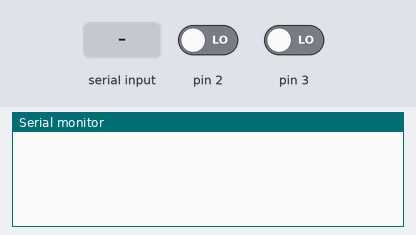
A sketch run on a simulated Arduino Uno, built with avr-gcc and run on an emulated ATmega328P. On the bench: the last lines printed to the serial monitor. The test bench sets the inputs (shaded band); at power-on: pin 2 LOW, pin 3 LOW.

Above: at 1.2 s.
1.3 s: pin 2 driven HIGH
At 1.7 s:
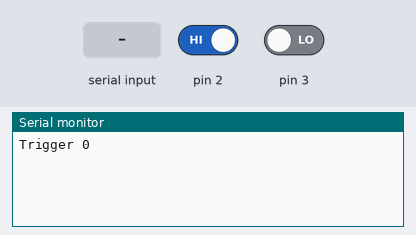
2.8 s: "getanalog\n" received over Serial
At 4.0 s:
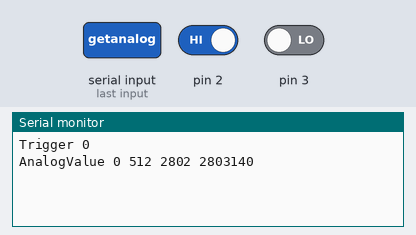
4.3 s: "gettimestamp\n" received over Serial
At 5.4 s:
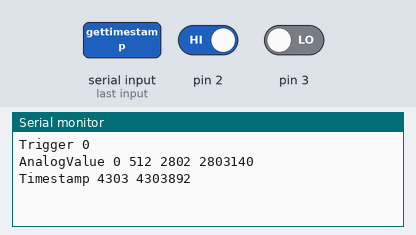

The sketch:

ArduinoKofiko.ino
```cpp
/* Kofiko Arduino Communication Interface */
/* Shay Ohayon, Caltech 2012 */

void setFastAnalog() {
// defines for setting and clearing register bits
#ifndef cbi
#define cbi(sfr, bit) (_SFR_BYTE(sfr) &= ~_BV(bit))
#endif
#ifndef sbi
#define sbi(sfr, bit) (_SFR_BYTE(sfr) |= _BV(bit))
#endif

/* set prescale to 16
sbi(ADCSRA,ADPS2) ;
cbi(ADCSRA,ADPS1) ;
cbi(ADCSRA,ADPS0) ;
*/
}

int InterruptTrigger0=0, InterruptTrigger1=0;
void Trigger0() {
  InterruptTrigger0 = 1;
}
void Trigger1() {
  InterruptTrigger1 = 1;
}

int PortSetOnOutputMode[13];

class analogsampler {
  public:
    analogsampler() { LastTS = 0;Active = 0;}
    void setChannel(int ch) { Channel = ch;};
    void start(double freq);
    void RunMachine();
    private:
    int Active;
    int Channel;
    double Freq;
    unsigned long LastTS;
};

void analogsampler::start(double freq) {
    if (freq == 0) {
      Active = 0;
    } else {
      Active = 1;
    Freq = freq;
  LastTS = micros();
    }
 }

void analogsampler::RunMachine() {

  if (micros() - LastTS > 1.0/Freq && Active) {

   int AnalogValue = analogRead(Channel);
   unsigned long ts1 = millis();
   unsigned long ts2 = micros();
   Serial.println("AnalogValue "+String(Channel) + " " + String(AnalogValue) + " " + String(ts1) + " " + String(ts2));

   LastTS = micros();
  }
}

class pulse {
  public:
    pulse() {State = 0;};
    void setChannel(int ch) {Channel = ch;};
    void startPulse(int widthusec);

    void RunMachine();
    private:
    long WidthUsec;
    int Channel;
    long ts;
    int State;
};

void pulse::startPulse(int widthusec) {
    WidthUsec = widthusec;
    State=1;
    if (!PortSetOnOutputMode[Channel]) {
      PortSetOnOutputMode[Channel] = 1;
      pinMode(Channel, OUTPUT);
    }
  }

void pulse::RunMachine() {
    if (State == 1) {
      digitalWrite(Channel, HIGH);
      State = 2;
      ts = micros();
    } else if (State == 2) {
      if (micros() - ts > WidthUsec) {
        digitalWrite(Channel, LOW);
        State = 0;
      }
    }
}


pulse PulseMachines[13];
analogsampler AnalogSamplingMachines[5];

void setup() {
  setFastAnalog();
  Serial.begin(115200);

  for (int k=0;k<13;k++)
    PulseMachines[k].setChannel(k);

  for (int k=0;k<5;k++)
     AnalogSamplingMachines[k].setChannel(k);

  for (int k=0;k<13;k++) {
    PortSetOnOutputMode[k] = 0;
    pinMode(k, INPUT);
    digitalWrite(k, LOW);
 }

  attachInterrupt(0, Trigger0, RISING );
  attachInterrupt(1, Trigger0, RISING );
}

void fnHandleInterrupts() {
  if (InterruptTrigger0) {
    Serial.println("Trigger 0");
    InterruptTrigger0 = 0;
  }

  if (InterruptTrigger1) {
    Serial.println("Trigger 1");
    InterruptTrigger1 = 0;
  }

}


void fnGetCommand(String S, String& Cmd, String& Op1, String& Op2) {
  int spacepos = -1;
  for (int k=0;k<S.length();k++) {
    if (S[k] == 32) {
      spacepos = k;
      break;
    }
  }
  String SubS;
  if (spacepos == -1) {
    Cmd = S;
  } else {
    Cmd=S.substring(0,spacepos);
    // Parameters?
   int spacepos1 = -1;
    for (int k=spacepos+1;k<S.length();k++) {
      if (S[k] == 32) {
        spacepos1 = k;
        break;
      }
    }
   if (spacepos1 == -1)
       Op1 =S.substring(spacepos+1);
     else {
      Op1 =S.substring(spacepos+1,spacepos1);

   int spacepos2 = -1;
    for (int k=spacepos1+1;k<S.length();k++) {
      if (S[k] == 32) {
        spacepos2 = k;
        break;
      }
    }
  if (spacepos2 == -1)
       Op2 =S.substring(spacepos1+1);
     else {
      Op2 =S.substring(spacepos1+1,spacepos2);
     }


     }

  }
}

double StringToDouble(String S) {
  char Tmp[20];
  S.toCharArray(Tmp,20);
  return atof(Tmp);
}

int StringToInt(String S) {
  char Tmp[20];
  S.toCharArray(Tmp,20);
  return atoi(Tmp);
}
long StringToLong(String S) {
  char Tmp[20];
  S.toCharArray(Tmp,20);
  return atol(Tmp);
}

void fnParseCommand(String S) {
// Split the string into the command and potential parameters...
  String Cmd="", Op1="", Op2="";
  fnGetCommand(S, Cmd, Op1, Op2);
  Cmd.toLowerCase();
//  Serial.println(" Cmd = "+Cmd + " Op1 =  " + Op1 + " , Op2 = " + Op2);
  if (Cmd.equals("setbit")) {
    int Channel = StringToInt(Op1);
    int BitValue = StringToInt(Op2);
    if (!PortSetOnOutputMode[Channel]) {
      pinMode(Channel, OUTPUT);
      PortSetOnOutputMode[Channel] = 1;
    }
    if (BitValue == 0) {
      //Serial.println("Setting Bit "+String(Channel)+" To LOW");
        digitalWrite(Channel, LOW);
    } else {
      //      Serial.println("Setting Bit "+String(Channel)+" To HIGH");
      digitalWrite(Channel, HIGH);
    }
  } else if (Cmd.equals("pulse")) {
      int Channel = StringToInt(Op1);
      long PulseWidthUsec = StringToLong(Op2);
      PulseMachines[Channel].startPulse(PulseWidthUsec);
  } else if (Cmd.equals("getanalog")) {
      int Channel = StringToInt(Op1);
      int AnalogValue = analogRead(Channel);
      unsigned long ts1 = millis();
      unsigned long ts2 = micros();
      Serial.println("AnalogValue "+String(Channel) + " " + String(AnalogValue) + " " + String(ts1) + " " + String(ts2));
  } else if (Cmd.equals("gettimestamp")) {
      unsigned long ts1 = millis();
      unsigned long ts2 = micros();
      Serial.println("Timestamp "+String(ts1) + " " + String(ts2));
  } else if (Cmd.equals("sampleanalog")) {
      int Channel = StringToInt(Op1);
      double Freq = StringToDouble(Op2);
      AnalogSamplingMachines[Channel].start(Freq);
  }
}


char SerialBuffer[100];
int SerialBufferIdx = 0;
char IncomingByte;
void  fnHandleIncomingCommands() {
  if (Serial.available() > 0)
  {
    IncomingByte = Serial.read();
    if (IncomingByte == 10) {
        SerialBuffer[SerialBufferIdx] = 0;
        fnParseCommand(String(SerialBuffer));
        SerialBufferIdx = 0;
    } else {
      if (SerialBufferIdx < 100) {
        SerialBuffer[SerialBufferIdx++] = IncomingByte;
      }
    }
  }
}

void fnHandleFiniteStateMachines() {
  for (int k=0;k<13;k++) {
    PulseMachines[k].RunMachine();
  }
  for (int k=0;k<5;k++) {
    AnalogSamplingMachines[k].RunMachine();
  }
}

long cnt=0;
long ts=0;
void  fnPrintRate() {
  cnt++;
  if (micros() - ts > 1000000) {
    Serial.println(cnt);
    ts = micros();
    cnt = 0;
  }
}

void loop() {
  fnHandleInterrupts();
  fnHandleIncomingCommands();
  fnHandleFiniteStateMachines();
 // fnPrintRate();
}
```

Measured:
- after the input at 1.3 s, the serial monitor: prints a new line at once (image 1)
- after the input at 2.8 s, the serial monitor: prints a new line at once (image 2)
- after the input at 4.3 s, the serial monitor: prints a new line at once (image 3)
